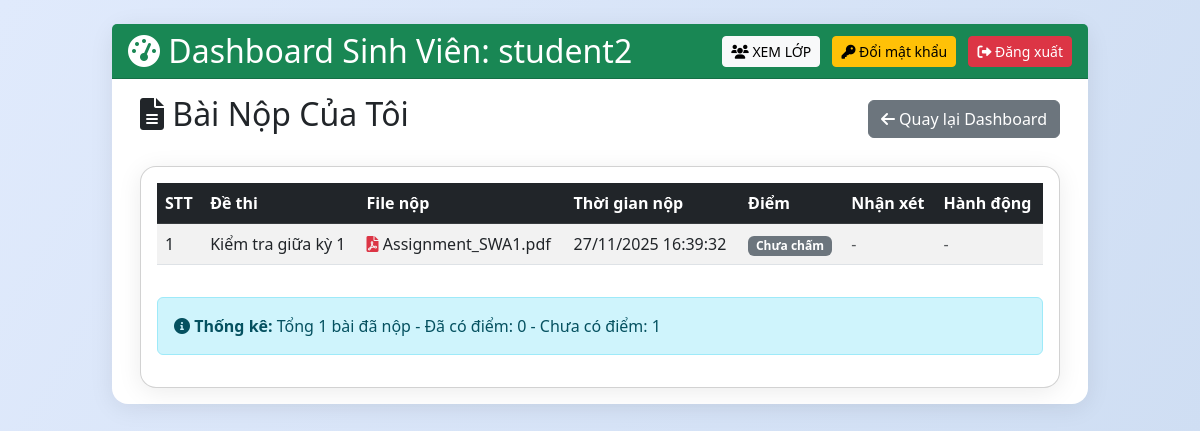
/student/my_submissions (signed in), run on the app's committed database.
### tables this page shows
CREATE TABLE users (
            id INTEGER PRIMARY KEY AUTOINCREMENT,
            username TEXT UNIQUE,
            password TEXT,
            role TEXT,
            email TEXT UNIQUE,
            rsa_private BLOB,
            salt TEXT,
            full_name TEXT,
            student_id TEXT,
            class_name TEXT,
            status TEXT DEFAULT 'approved',
            approval_note TEXT,
            selected_teachers TEXT,
            teacher_id TEXT,
            failed_attempts INTEGER DEFAULT 0,
            lock_until TEXT
        , is_deleted INTEGER DEFAULT 0, is_locked INTEGER DEFAULT 0);

CREATE TABLE submissions
             (id INTEGER PRIMARY KEY AUTOINCREMENT, exam_id INTEGER, student_id INTEGER, submission_file TEXT, submission_time TEXT, status TEXT DEFAULT 'submitted', encrypted_file BLOB, encrypted_aes_key BLOB, file_hash TEXT, score REAL, teacher_note TEXT, graded_time TEXT, filename TEXT, enc_path TEXT);

CREATE TABLE exams (
            id INTEGER PRIMARY KEY AUTOINCREMENT,
            filename TEXT,
            enc_path TEXT,
            release_time TEXT,
            expire_time TEXT,
            teacher_id INTEGER,
            ten_de TEXT,
            encrypted_aes_key BLOB,
            signature BLOB,
            file_hash TEXT,
            allowed_students TEXT
        , aes_key BLOB, pin_code TEXT, auth_mode TEXT DEFAULT 'both', allowed_groups TEXT);

### app.py (the view)
@app.route('/student/my_submissions')
@login_required
def student_submissions():
    if current_user.role != 'student':
        return redirect('/dashboard')
    submissions = c.execute("""
        SELECT s.id, e.ten_de, s.filename, s.submission_time, s.score, s.teacher_note, s.graded_time, e.id as exam_id
        FROM submissions s
        JOIN exams e ON s.exam_id = e.id
        WHERE s.student_id = ?
        ORDER BY s.submission_time DESC
    """, (current_user.id,)).fetchall()
    return render_template('student_submissions.html', submissions=submissions)

### app.py (called while the page is built)
@login_manager.user_loader
def load_user(uid):
    row = c.execute("SELECT id, username, role, email FROM users WHERE id=?",(uid,)).fetchone()
    return User(*row) if row else None

def parse_datetime(datetime_str):
    if not datetime_str:
        return None
    try:
        return datetime.datetime.fromisoformat(datetime_str)
    except:
        try:
            return datetime.datetime.strptime(datetime_str, '%Y-%m-%dT%H:%M')
        except:
            try:
                return datetime.datetime.strptime(datetime_str, '%Y-%m-%dT%H:%M:%S')
            except:
                try:
                    return datetime.datetime.strptime(datetime_str, '%Y-%m-%d %H:%M:%S')
                except:
                    try:
                        return datetime.datetime.strptime(datetime_str, '%Y-%m-%d %H:%M')
                    except:
                        return datetime.datetime.now()

@app.template_filter('format_datetime')
def format_datetime_filter(datetime_str):
    if not datetime_str:
        return ''
    try:
        dt = parse_datetime(datetime_str)
        if dt:
            return dt.strftime('%d/%m/%Y %H:%M:%S')
    except:
        pass
    return datetime_str

@app.before_request
def ensure_csrf_token():
    if 'csrf_token' not in session:
        session['csrf_token'] = secrets.token_hex(16)

@app.after_request
def set_security_headers(resp):
    resp.headers['X-Frame-Options'] = 'SAMEORIGIN'
    resp.headers['X-Content-Type-Options'] = 'nosniff'
    resp.headers['Referrer-Policy'] = 'no-referrer'
    resp.headers['Content-Security-Policy'] = "default-src 'self'; script-src 'self' https://cdn.jsdelivr.net 'unsafe-inline' blob:; worker-src 'self' blob:; style-src 'self' https://cdn.jsdelivr.net https://cdnjs.cloudflare.com 'unsafe-inline'; font-src 'self' https://cdnjs.cloudflare.com; img-src 'self' data:; frame-ancestors 'self'; object-src 'none'"
    return resp

### templates/student_submissions.html (shortened to what this page needs)
{% extends "base.html" %}
{% block content %}
<div class="container">
    <div class="d-flex justify-content-between align-items-center mb-4">
        <h2><i class="fas fa-file-alt"></i> Bài Nộp Của Tôi</h2>
        <a href="/dashboard" class="btn btn-secondary">
            <i class="fas fa-arrow-left"></i> Quay lại Dashboard
        </a>
    </div>
    {% if submissions %}
    <div class="card">
        <div class="card-body">
            <div class="table-responsive">
                <table class="table table-striped table-hover">
                    <thead class="table-dark">
                        <tr>
                            <th>STT</th>
                            <th>Đề thi</th>
                            <th>File nộp</th>
                            <th>Thời gian nộp</th>
                            <th>Điểm</th>
                            <th>Nhận xét</th>
                            <th>Hành động</th>
                        </tr>
                    </thead>
                    <tbody>
                        {% for sub in submissions %}
                        <tr>
                            <td>{{ loop.index }}</td>
                            <td>{{ sub[1] }}</td>
                            <td><i class="fas fa-file-pdf text-danger"></i> {{ sub[2] }}</td>
                            <td>{{ sub[3] | format_datetime }}</td>
                            <td>
                                {% if sub[4] is not none %}
                                <span class="badge bg-success fs-6">{{ sub[4] }}/10</span>
                                {% else %}
                                <span class="badge bg-secondary">Chưa chấm</span>
                                {% endif %}
                            </td>
                            <td>
                                {% if sub[5] %}
                                <small>{{ sub[5] }}</small>
                                {% else %}
                                <span class="text-muted">-</span>
                                {% endif %}
                            </td>
                            <td>
                                <span class="text-muted">-</span>
                            </td>
                        </tr>
                        {% endfor %}
                    </tbody>
                </table>
            </div>
            <div class="alert alert-info mt-3">
                <i class="fas fa-info-circle"></i> <strong>Thống kê:</strong>
                Tổng {{ submissions|length }} bài đã nộp
                {% set graded = submissions|selectattr('4', 'ne', none)|list|length %}
                - Đã có điểm: {{ graded }}
                - Chưa có điểm: {{ submissions|length - graded }}
            </div>
        </div>
    </div>
    {% else %}
    <div class="alert alert-warning">
        <i class="fas fa-inbox"></i> Bạn chưa nộp bài nào.
    </div>
    {% endif %}
</div>
{% endblock %}

### templates/base.html (shortened to what this page needs)
<!DOCTYPE html>
<html lang="vi">
<head>
    <link href="https://cdn.jsdelivr.net/npm/bootstrap@5.3.0/dist/css/bootstrap.min.css" rel="stylesheet">
    <link href="https://cdnjs.cloudflare.com/ajax/libs/font-awesome/6.0.0/css/all.min.css" rel="stylesheet">
    <link rel="stylesheet" href="{{ url_for('static', filename='css/style.css') }}">
</head>
<body class="bg-light">
    <div class="container-fluid py-4">
        <div class="row justify-content-center">
            <div class="col-lg-10">
                <div class="card card-custom">
                    {% block header %}
                    {% if current_user.is_authenticated %}
                    <div class="card-header {% if current_user.role == 'teacher' %}bg-primary{% elif current_user.role == 'student' %}bg-success{% elif current_user.role == 'admin' %}bg-dark{% endif %} text-white d-flex justify-content-between align-items-center">
                        <h2 class="mb-0">
                            <i class="fas fa-tachometer-alt"></i>
                            {% if current_user.role == 'teacher' %}Hệ thống Quản Lý Đề thi{% elif current_user.role == 'student' %}Dashboard Sinh Viên: {{ current_user.username }}{% else %}Quản Trị Hệ Thống{% endif %}
                        </h2>
                        <div>
                            {% if current_user.role == 'student' %}
                            <a href="/student/groups" class="btn btn-light btn-sm me-2">
                                <i class="fas fa-users"></i> XEM LỚP
                            </a>
                            <a href="{{ url_for('change_password') }}" class="btn btn-warning btn-sm me-2">
                                <i class="fas fa-key"></i> Đổi mật khẩu
                            </a>
                            {% endif %}
                            <a href="{{ url_for('logout') }}" class="btn btn-danger btn-sm">
                                <i class="fas fa-sign-out-alt"></i> Đăng xuất
                            </a>
                        </div>
                    </div>
                    {% endif %}
                    {% endblock %}
                    <div class="card-body {% if not current_user.is_authenticated %}p-0 border-0{% endif %}">
                        {% block content %}{% endblock %}
                    </div>
                </div>
            </div>
        </div>
    </div>
</body>
</html>

### static/css/style.css (style rules this page uses)
body { font-family: 'Segoe UI', 'Roboto', Arial, sans-serif; background: linear-gradient(120deg, #e0eafc 0%, #cfdef3 100%); }
.card { border-radius: 16px; box-shadow: 0 4px 24px rgba(0,0,0,0.08); }
.card-header { border-radius: 16px 16px 0 0; }

### templates/base.html (style rules this page uses)
.card-custom { border: none; box-shadow: 0 4px 8px rgba(0,0,0,0.1); margin-bottom: 20px; }

### data on the page
users: username "student2"
submissions: ten_de "Kiểm tra giữa kỳ 1", filename "Assignment_SWA1.pdf", submission_time "27/11/2025 16:39:32"

### other printed values
{{ submissions|length }} "1"
{{ graded }} "0"
{{ submissions|length - graded }} "1"
